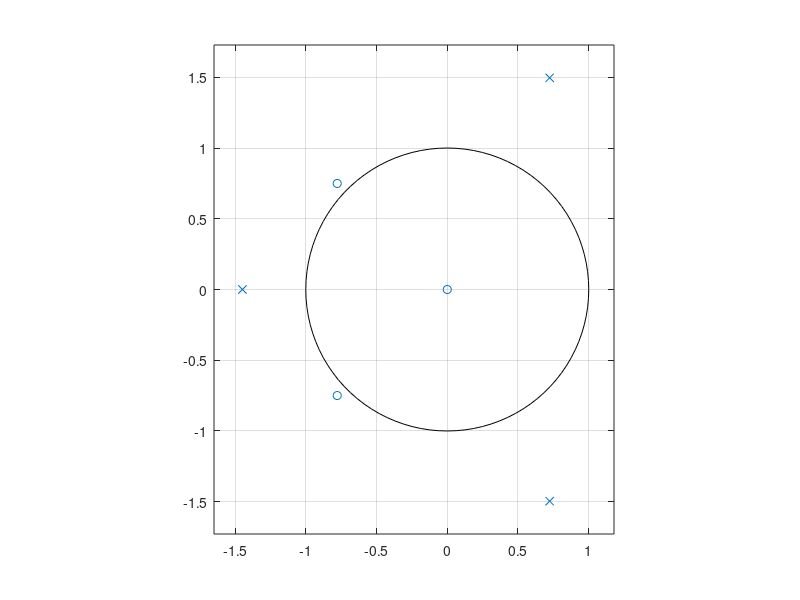
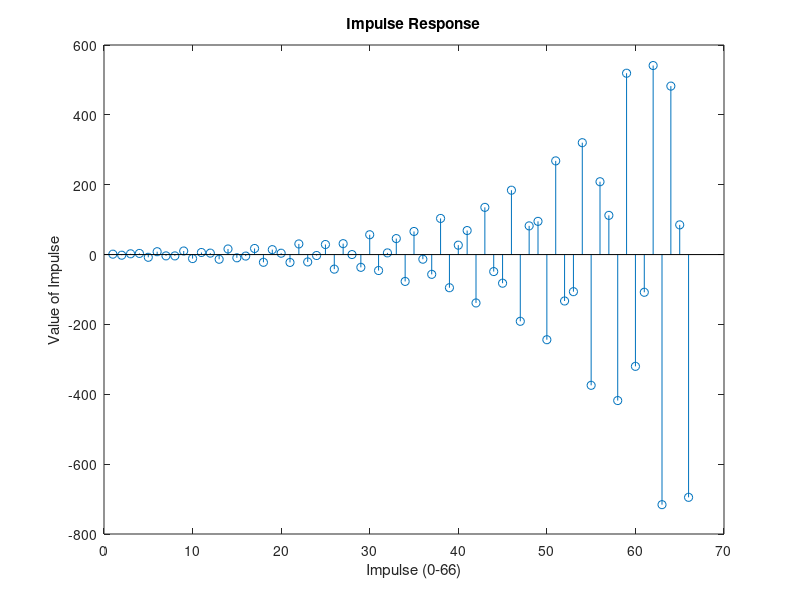
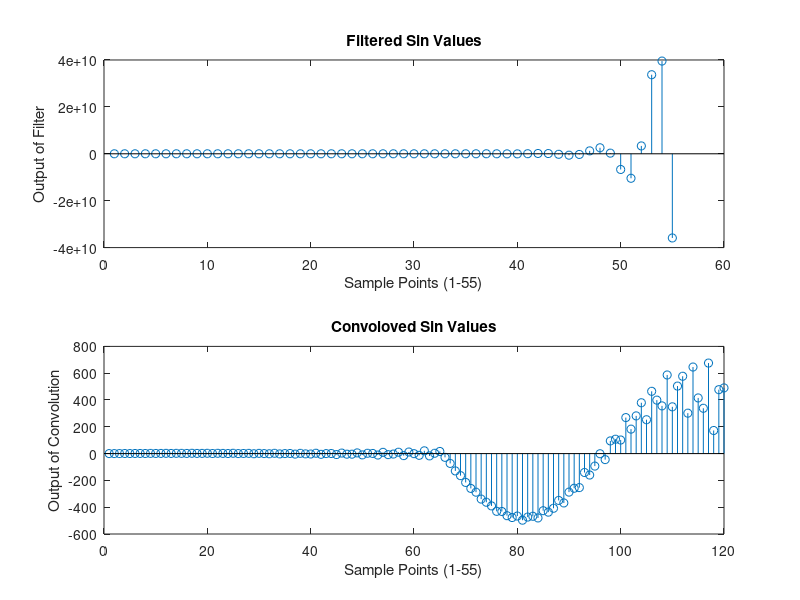

Write the MATLAB code that produced these figures, in order. (Note: this script raises an error after producing the figures.)
% MATLAB HW#5 - Andy Jaku
clc
clear
close all

%% 1
% 1.1 
num = [3/7 2/3 1/2]; % 1/2 + 2/3z + 3/7z^2
den = [1/2 0 1/3 2]; % 2 + 1/3z +1/2z^3

% 1.2 
figure; 
zplane(num, den);


% 1.3
[Z, P, K] = tf2zp(num,den);

% 1.4
figure;
ir = impz(den, num, 66);
stem(ir);
title('Impulse Response')
xlabel('Impulse (0-66)')
ylabel('Value of Impulse')

% 1.5
sinVals = sin((1:55)/10);
filterVals = filter(num, den, sinVals);
convVals = conv(ir, sinVals);

figure;
subplot(2,1,1);
stem(filterVals);
title('Filtered Sin Values')
xlabel('Sample Points (1-55)')
ylabel('Output of Filter')

subplot(2,1,2);
stem(convVals);
title('Convoloved Sin Values')
xlabel('Sample Points (1-55)')
ylabel('Output of Convolution')

%% Pole-y Moley
% 2.1
load handel.mat

% 2.2
Z = [exp(2.06*j) exp(-2.06*j) exp(1.43*j) exp(-1.43*j)]';
k = .1;
P = [.74*exp(.76*j) .74*exp(-.76*j) .96*exp(1.24*j) .96*exp(-1.24*j)];
[den2, num2] = zp2tf(Z,P,k);

% 2.3 
% Disclaimer: shamelessly pirating code from the lecture note
n = 1024;     % number of samples in frequency response
fs = 20000;   % sampling frequency of input signal
[H, f] = freqz(num2, den2, n, fs);

Hdb = 20*log10(abs(H));
Hph = rad2deg(unwrap(angle(H)));

figure;
subplot(2, 1, 1);
plot(f, Hdb);
xlabel("Frequency (Hz)");
ylabel("|H| (dB)")
xlim([0 fs/2]);
title("Magnitude Response");

subplot(2, 1, 2);
plot(f, Hph);
xlabel("Frequency (Hz)");
ylabel("Phase (deg)");
xlim([0 fs/2]);
title("Phase Response");

% 2.4
soundsc(Hdb)
soundsc(Hph)